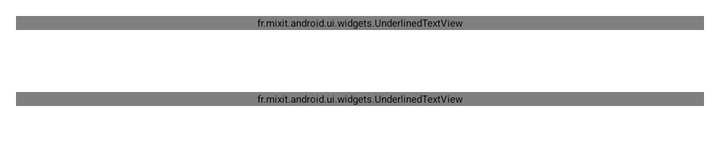
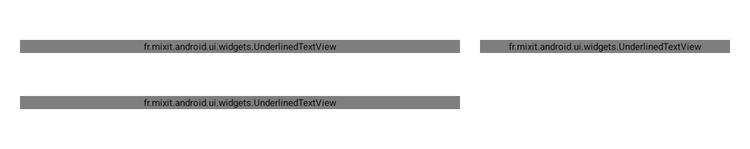

One screen, two layout resources from the same app: the default and the repository's alternative for another configuration. Each is rendered where Android would select it; the XML of both is given below.
<!-- AndroidManifest.xml: application theme AppTheme -->
<!-- res/layout/session_content.xml -->
<?xml version="1.0" encoding="utf-8"?>
<LinearLayout xmlns:android="http://schemas.android.com/apk/res/android"
    android:id="@+id/session_content"
    android:layout_width="match_parent"
    android:layout_height="wrap_content"
    android:layout_margin="@dimen/margin_small"
    android:orientation="vertical" >

    <fr.mixit.android.ui.widgets.UnderlinedTextView
        android:id="@+id/session_summary_title"
        android:layout_width="match_parent"
        android:layout_height="wrap_content"
        android:text="@string/session_summary"
        android:textColor="@color/blue_mixit"
        android:textIsSelectable="false" />

    <TextView
        android:id="@+id/session_summary_value"
        android:layout_width="match_parent"
        android:layout_height="wrap_content"
        android:layout_marginTop="@dimen/margin_small"
        android:textIsSelectable="false" />

    <fr.mixit.android.ui.widgets.UnderlinedTextView
        android:id="@+id/session_speakers_title"
        android:layout_width="match_parent"
        android:layout_height="wrap_content"
        android:layout_marginTop="@dimen/margin_normal"
        android:text="@string/session_speakers"
        android:textColor="@color/blue_mixit"
        android:textIsSelectable="false" />

    <LinearLayout
        android:id="@+id/session_speakers_value"
        android:layout_width="match_parent"
        android:layout_height="wrap_content"
        android:layout_marginBottom="@dimen/margin_normal"
        android:orientation="vertical" >
    </LinearLayout>

    
    
    
    
    
    
    
    


    
    
    
    
    
    
    

</LinearLayout>
<!-- resources referenced by this layout -->
<resources>
  <color name="blue_mixit">#FF0064CD</color>
  <dimen name="margin_normal">16dp</dimen>
  <dimen name="margin_small">8dp</dimen>
  <string name="session_speakers">"Speakers"</string>
  <string name="session_summary">"Summary"</string>
  <style name="AppTheme" parent="AppBaseTheme">
          
      </style>
  <!-- from res/values-v14/ -->
  <style name="AppBaseTheme" parent="MixIT_actionbar">
          
      </style>
  <!-- drawable selectable_background_mixit (drawable) -->
  <?xml version="1.0" encoding="utf-8"?>
  <selector xmlns:android="http://schemas.android.com/apk/res/android"
          android:exitFadeDuration="@android:integer/config_mediumAnimTime" >
      <item android:state_pressed="false" android:state_focused="true" android:drawable="@drawable/list_focused_mixit" />
      <item android:state_pressed="true" android:drawable="@drawable/pressed_background_mixit" />
      <item android:drawable="@android:color/transparent" />
  </selector>
  <!-- from res/values-v14/ -->
  <style name="PopupMenu.Mixit" parent="@style/Widget.Sherlock.ListPopupWindow">	
          <item name="android:popupBackground">@drawable/menu_dropdown_panel_mixit</item>	
      </style>
  <!-- from res/values-v14/ -->
  <style name="DropDownListView.Mixit" parent="@style/Widget.Sherlock.ListView.DropDown">
          <item name="android:listSelector">@drawable/selectable_background_mixit</item>
      </style>
  <style name="ActionBarTabStyle.Mixit" parent="@style/Widget.Sherlock.ActionBar.TabView">
          <item name="android:background">@drawable/tab_indicator_ab_mixit</item>
      </style>
  <style name="DropDownNav.Mixit" parent="@style/Widget.Sherlock.Spinner.DropDown.ActionBar">
          <item name="android:background">@drawable/spinner_background_ab_mixit</item>
          <item name="android:popupBackground">@drawable/menu_dropdown_panel_mixit</item>
          <item name="android:dropDownSelector">@drawable/selectable_background_mixit</item>
      </style>
  <!-- from res/values-v14/ -->
  <style name="ActionBar.Solid.Mixit" parent="@style/Widget.Sherlock.Light.ActionBar.Solid.Inverse">
          <item name="android:background">@drawable/ab_solid_mixit</item>
          <item name="android:backgroundStacked">@drawable/ab_stacked_solid_mixit</item>
          <item name="android:backgroundSplit">@drawable/ab_bottom_solid_mixit</item>
          <item name="android:progressBarStyle">@style/ProgressBar.Mixit</item>
      </style>
  <style name="ActionButton.CloseMode.Mixit" parent="@style/Widget.Sherlock.ActionButton.CloseMode">
          <item name="android:background">@drawable/btn_cab_done_mixit</item>
      </style>
  <!-- from res/values-v14/ -->
  <style name="Theme.Mixit.Widget" parent="@style/Theme.Sherlock">
          <item name="android:popupMenuStyle">@style/PopupMenu.Mixit</item>
          <item name="android:dropDownListViewStyle">@style/DropDownListView.Mixit</item>
      </style>
  <!-- drawable pressed_background_mixit (drawable) -->
  <?xml version="1.0" encoding="utf-8"?>
  <shape xmlns:android="http://schemas.android.com/apk/res/android" android:shape="rectangle">
      <solid android:color="@color/pressed_mixit" />
  </shape>
  <style name="ProgressBar.Mixit" parent="@style/Widget.Sherlock.ProgressBar.Horizontal">
          <item name="android:progressDrawable">@drawable/progress_horizontal_mixit</item>
      </style>
  <!-- drawable btn_cab_done_mixit (drawable) -->
  <?xml version="1.0" encoding="utf-8"?>
  <selector xmlns:android="http://schemas.android.com/apk/res/android">
      <item android:state_pressed="true"
          android:drawable="@drawable/btn_cab_done_pressed_mixit" />
      <item android:state_focused="true" android:state_enabled="true"
          android:drawable="@drawable/btn_cab_done_focused_mixit" />
      <item android:state_enabled="true"
          android:drawable="@drawable/btn_cab_done_default_mixit" />
  </selector>
  <color name="pressed_mixit">#CC05AEE8</color>
</resources>
<!-- res/layout-large/session_content.xml (the repository's variant of the layout above) -->
<!-- drawn on a 7-inch tablet held upright -->
<?xml version="1.0" encoding="utf-8"?>
<RelativeLayout xmlns:android="http://schemas.android.com/apk/res/android"
    android:id="@+id/session_content"
    android:layout_width="match_parent"
    android:layout_height="wrap_content"
    android:layout_margin="@dimen/outside_margin"
    android:paddingBottom="@dimen/outside_margin"
    android:paddingTop="@dimen/outside_margin" >

    <fr.mixit.android.ui.widgets.UnderlinedTextView
        android:id="@+id/session_interests_title"
        android:layout_width="@dimen/detail_second_column_width"
        android:layout_height="wrap_content"
        android:layout_alignParentRight="true"
        android:layout_marginLeft="@dimen/margin_normal"
        android:text="@string/session_interests"
        android:textColor="@color/dark_blue_mixit"
        android:textIsSelectable="false" />

    <LinearLayout
        android:id="@+id/session_interests_value"
        android:layout_width="wrap_content"
        android:layout_height="wrap_content"
        android:layout_alignLeft="@id/session_interests_title"
        android:layout_alignRight="@id/session_interests_title"
        android:layout_below="@id/session_interests_title"
        android:layout_marginLeft="@dimen/margin_normal"
        android:orientation="vertical" >
    </LinearLayout>

    <fr.mixit.android.ui.widgets.UnderlinedTextView
        android:id="@+id/session_summary_title"
        android:layout_width="wrap_content"
        android:layout_height="wrap_content"
        android:layout_alignParentLeft="true"
        android:layout_toLeftOf="@id/session_interests_title"
        android:text="@string/session_summary"
        android:textColor="@color/dark_blue_mixit"
        android:textIsSelectable="false" />

    <TextView
        android:id="@+id/session_summary_value"
        android:layout_width="wrap_content"
        android:layout_height="wrap_content"
        android:layout_alignParentLeft="true"
        android:layout_below="@id/session_summary_title"
        android:layout_marginTop="@dimen/margin_small"
        android:layout_toLeftOf="@id/session_interests_title"
        android:textIsSelectable="false" />

    <fr.mixit.android.ui.widgets.UnderlinedTextView
        android:id="@+id/session_speakers_title"
        android:layout_width="wrap_content"
        android:layout_height="wrap_content"
        android:layout_alignParentLeft="true"
        android:layout_below="@id/session_summary_value"
        android:layout_marginTop="@dimen/margin_normal"
        android:layout_toLeftOf="@id/session_interests_title"
        android:text="@string/session_speakers"
        android:textColor="@color/dark_blue_mixit"
        android:textIsSelectable="false" />

    <LinearLayout
        android:id="@+id/session_speakers_value"
        android:layout_width="wrap_content"
        android:layout_height="wrap_content"
        android:layout_alignParentLeft="true"
        android:layout_below="@id/session_speakers_title"
        android:layout_toLeftOf="@id/session_interests_title"
        android:orientation="vertical" >
    </LinearLayout>

</RelativeLayout>
<!-- resources referenced by the variant -->
<!-- as a 7-inch tablet held upright resolves them -->
<resources>
  <dimen name="detail_second_column_width">200dp</dimen>
  <dimen name="margin_normal">16dp</dimen>
  <dimen name="margin_small">8dp</dimen>
  <!-- from res/values-large/ -->
  <dimen name="outside_margin">@dimen/margin_normal</dimen>
  <string name="session_interests">"Interests"</string>
  <string name="session_speakers">"Speakers"</string>
  <string name="session_summary">"Summary"</string>
  <style name="AppTheme" parent="AppBaseTheme">
          
      </style>
  <!-- from res/values-v14/ -->
  <style name="AppBaseTheme" parent="MixIT_actionbar">
          
      </style>
  <!-- from res/values-v14/ -->
  <style name="PopupMenu.Mixit" parent="@style/Widget.Sherlock.ListPopupWindow">	
          <item name="android:popupBackground">@drawable/menu_dropdown_panel_mixit</item>	
      </style>
  <!-- from res/values-v14/ -->
  <style name="DropDownListView.Mixit" parent="@style/Widget.Sherlock.ListView.DropDown">
          <item name="android:listSelector">@drawable/selectable_background_mixit</item>
      </style>
  <style name="ActionBarTabStyle.Mixit" parent="@style/Widget.Sherlock.ActionBar.TabView">
          <item name="android:background">@drawable/tab_indicator_ab_mixit</item>
      </style>
  <style name="DropDownNav.Mixit" parent="@style/Widget.Sherlock.Spinner.DropDown.ActionBar">
          <item name="android:background">@drawable/spinner_background_ab_mixit</item>
          <item name="android:popupBackground">@drawable/menu_dropdown_panel_mixit</item>
          <item name="android:dropDownSelector">@drawable/selectable_background_mixit</item>
      </style>
  <!-- from res/values-v14/ -->
  <style name="ActionBar.Solid.Mixit" parent="@style/Widget.Sherlock.Light.ActionBar.Solid.Inverse">
          <item name="android:background">@drawable/ab_solid_mixit</item>
          <item name="android:backgroundStacked">@drawable/ab_stacked_solid_mixit</item>
          <item name="android:backgroundSplit">@drawable/ab_bottom_solid_mixit</item>
          <item name="android:progressBarStyle">@style/ProgressBar.Mixit</item>
      </style>
  <style name="ActionButton.CloseMode.Mixit" parent="@style/Widget.Sherlock.ActionButton.CloseMode">
          <item name="android:background">@drawable/btn_cab_done_mixit</item>
      </style>
  <!-- from res/values-v14/ -->
  <style name="Theme.Mixit.Widget" parent="@style/Theme.Sherlock">
          <item name="android:popupMenuStyle">@style/PopupMenu.Mixit</item>
          <item name="android:dropDownListViewStyle">@style/DropDownListView.Mixit</item>
      </style>
  <!-- drawable pressed_background_mixit (drawable) -->
  <?xml version="1.0" encoding="utf-8"?>
  <shape xmlns:android="http://schemas.android.com/apk/res/android" android:shape="rectangle">
      <solid android:color="@color/pressed_mixit" />
  </shape>
  <style name="ProgressBar.Mixit" parent="@style/Widget.Sherlock.ProgressBar.Horizontal">
          <item name="android:progressDrawable">@drawable/progress_horizontal_mixit</item>
      </style>
  <!-- drawable btn_cab_done_mixit (drawable) -->
  <?xml version="1.0" encoding="utf-8"?>
  <selector xmlns:android="http://schemas.android.com/apk/res/android">
      <item android:state_pressed="true"
          android:drawable="@drawable/btn_cab_done_pressed_mixit" />
      <item android:state_focused="true" android:state_enabled="true"
          android:drawable="@drawable/btn_cab_done_focused_mixit" />
      <item android:state_enabled="true"
          android:drawable="@drawable/btn_cab_done_default_mixit" />
  </selector>
  <color name="pressed_mixit">#CC05AEE8</color>
</resources>
